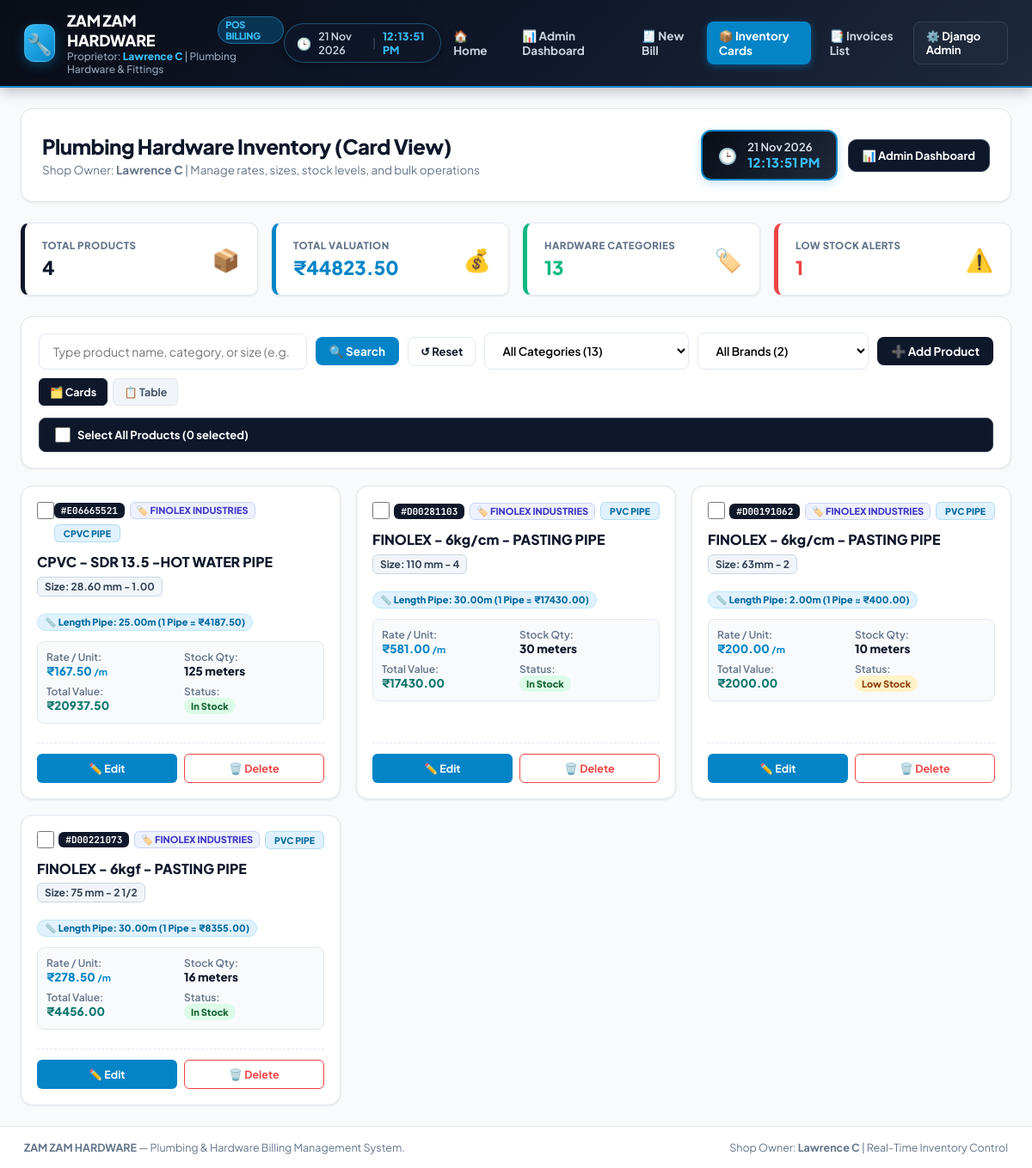
Screenshot of /inventory/ with the database file from the repository.
### law/models.py (models this page shows, shortened)
class Product(models.Model):
    UNIT_CHOICES = [
        ('PIECE', 'Piece / Unit (Nos)'),
        ('METER', 'Meter (m) / Length Pipe'),
    ]
    category = models.ForeignKey(
        Category,
        on_delete=models.CASCADE,
        related_name='products',
        help_text="Select product category"
    )
    brand = models.ForeignKey(
        Brand,
        on_delete=models.SET_NULL,
        null=True,
        blank=True,
        related_name='products',
        help_text="Select product brand (e.g., Finolex, Ashirvad, Astral, Supreme)"
    )
    product_code = models.CharField(
        max_length=50,
        blank=True,
        default='',
        verbose_name="Item ID / Code No",
        help_text="Unique Product/Item ID No (e.g. P-101, PIPE-25M, D00281103)"
    )
    name = models.CharField(max_length=200, help_text="Product name (e.g., CPVC Brass Elbow, Brass Ball Valve, PVC Pasting Pipe)")
    unit = models.CharField(
        max_length=20,
        choices=UNIT_CHOICES,
        default='PIECE',
        verbose_name="Pricing Unit",
        help_text="Piece / Unit or Length by Meter"
    )
    pipe_length = models.DecimalField(
        max_digits=8,
        decimal_places=2,
        default=6.00,
        blank=True,
        null=True,
        verbose_name="Standard Pipe Length (Meters)",
        help_text="Standard length per pipe piece in meters (e.g., 6.0m, 3.0m)"
    )
    size = models.CharField(
        max_length=80,
        help_text="Size or dimension (e.g., 1/2\", 3/4\", 1\", 25mm, 110mm, 100m, Standard)"
    )
    rate = models.DecimalField(
        max_digits=10,
        decimal_places=2,
        default=0.00,
        help_text="Rate / Unit price or 1 Meter price in ₹ (e.g. 150.00, 581.00)"
    )
    quantity = models.PositiveIntegerField(
        default=0,
        help_text="Stock quantity available in store (Pieces or Total Meters)"
    )
    created_at = models.DateTimeField(auto_now_add=True)
    updated_at = models.DateTimeField(auto_now=True)
    class Meta:
        verbose_name = "Product"
        verbose_name_plural = "Products"
        ordering = ['category', 'name', 'size']
    @property
    def display_code(self):
        if self.product_code and self.product_code.strip():
            return self.product_code.strip()
        return f"P-{self.id:04d}" if self.id else "P-NEW"
    @property
    def full_pipe_price(self):
        if self.unit == 'METER' and self.pipe_length and self.pipe_length > 0:
            return round(float(self.rate) * float(self.pipe_length), 2)
        return float(self.rate)
    @property
    def total(self):
        if self.rate is None or self.quantity is None:
            return 0.00
        return round(float(self.rate) * float(self.quantity), 2)

class Brand(models.Model):
    name = models.CharField(max_length=120, unique=True, help_text="Brand name (e.g., Finolex, Ashirvad, Astral, Supreme)")
    description = models.TextField(blank=True, null=True, help_text="Brief description or brand details")
    created_at = models.DateTimeField(auto_now_add=True)
    class Meta:
        verbose_name = "Brand"
        verbose_name_plural = "Brands"
        ordering = ['name']

class Category(models.Model):
    name = models.CharField(max_length=120, unique=True, help_text="Category name (e.g., PVC Pipes, Brass Fittings)")
    description = models.TextField(blank=True, null=True, help_text="Brief description of the category")
    created_at = models.DateTimeField(auto_now_add=True)
    class Meta:
        verbose_name = "Category"
        verbose_name_plural = "Categories"
        ordering = ['name']

### law/views.py (the view)
# urls.py: path('inventory/', views.inventory_view, name='inventory'),
def inventory_view(request):
    categories = Category.objects.all()
    brands = Brand.objects.all()
    products = Product.objects.select_related('category', 'brand').all()
    total_inventory_value = sum(p.total for p in products)
    low_stock_count = products.filter(quantity__lte=10).count()
    context = {
        'shop_name': "ZAM ZAM HARDWARE",
        'shop_owner': "Lawrence C",
        'categories': categories,
        'brands': brands,
        'products': products,
        'total_inventory_value': total_inventory_value,
        'total_items_count': products.count(),
        'low_stock_count': low_stock_count,
    }
    return render(request, 'law/inventory.html', context)

### law/templates/law/inventory.html (shortened to what this page needs)
{% extends 'law/base.html' %}
{% block content %}
<div class="inv-header-card">
    <div class="header-left">
        <h1>Plumbing Hardware Inventory (Card View)</h1>
        <p>Shop Owner: <strong>{{ shop_owner }}</strong> | Manage rates, sizes, stock levels, and bulk operations</p>
    </div>
    <div style="display: flex; align-items: center; gap: 12px; flex-wrap: wrap;">
        <div class="page-live-clock">
            <span style="font-size: 18px;">🕒</span>
            <div>
                <div id="pageClockDate" class="page-clock-date">-- --- ----</div>
                <div id="pageClockTime" class="page-clock-time">--:--:-- --</div>
            </div>
        </div>
        <a href="{% url 'admindashboard' %}" class="btn-black" style="text-decoration: none; padding: 10px 16px; border-radius: 10px; font-size: 13px; font-weight: 700; display: inline-flex; align-items: center; gap: 6px; border: 1.5px solid #334155;">
            📊 Admin Dashboard
        </a>
    </div>
</div>
<div class="stats-container">
    <div class="stat-box box-black">
        <div>
            <div class="stat-box-title">Total Products</div>
            <div class="stat-box-value" id="statProductCount">{{ total_items_count }}</div>
        </div>
        <span style="font-size: 26px;">📦</span>
    </div>
    <div class="stat-box box-blue">
        <div>
            <div class="stat-box-title">Total Valuation</div>
            <div class="stat-box-value" style="color: #0284c7;">₹{{ total_inventory_value|floatformat:2 }}</div>
        </div>
        <span style="font-size: 26px;">💰</span>
    </div>
    <div class="stat-box box-green">
        <div>
            <div class="stat-box-title">Hardware Categories</div>
            <div class="stat-box-value" style="color: #10b981;">{{ categories|length }}</div>
        </div>
        <span style="font-size: 26px;">🏷️</span>
    </div>
    <div class="stat-box box-red">
        <div>
            <div class="stat-box-title">Low Stock Alerts</div>
            <div class="stat-box-value" style="color: #ef4444;" id="statLowStock">{{ low_stock_count }}</div>
        </div>
        <span style="font-size: 26px;">⚠️</span>
    </div>
</div>
<div class="controls-card">
    <div class="search-row">
        <div class="search-input-wrap">
            <input type="text" id="inventorySearch" class="search-input-field"
                   placeholder="Type product name, category, or size (e.g. PVC, elbow, 1/2, brass)..."
                   onkeyup="handleSearchKey(event)">
        </div>
        <button class="btn-blue" onclick="executeSearch()">
            🔍 Search
        </button>
        <button class="btn-white" onclick="resetSearch()">
            ↺ Reset
        </button>
        <select id="categoryFilter" class="select-dropdown" onchange="executeSearch()">
            <option value="ALL">All Categories ({{ categories|length }})</option>
        </select>
        <select id="brandFilter" class="select-dropdown" onchange="executeSearch()">
            <option value="ALL">All Brands ({{ brands|length }})</option>
        </select>
        <button class="btn-black" onclick="openAddModal()" style="margin-left: auto;">
            ➕ Add Product
        </button>
        <div class="view-switcher">
            <button class="btn-view active" id="btnViewCards" onclick="switchView('cards')">🗂️ Cards</button>
            <button class="btn-view" id="btnViewTable" onclick="switchView('table')">📋 Table</button>
        </div>
    </div>
    <div class="bulk-toolbar">
        <label class="select-all-label">
            <input type="checkbox" id="selectAllCheckbox" class="custom-check" onchange="toggleSelectAll(this)">
            <span>Select All Products (<span id="selectedCountDisplay">0</span> selected)</span>
        </label>
    </div>
</div>
<div class="products-card-grid" id="cardContainer">
    {% for p in products %}
    <div class="inv-card" id="card-{{ p.id }}"
         data-id="{{ p.id }}"
         data-product-code="{{ p.product_code|default:'' }}"
         data-display-code="{{ p.display_code }}"
         data-unit="{{ p.unit }}"
         data-name="{{ p.name }}"
         data-brand="{{ p.brand.name|default:'' }}"
         data-brand-id="{{ p.brand.id|default:'' }}"
         data-pipe-length="{{ p.pipe_length|default:6.00 }}"
         data-category="{{ p.category.name }}"
         data-category-id="{{ p.category.id }}"
         data-size="{{ p.size }}"
         data-rate="{{ p.rate }}"
         data-quantity="{{ p.quantity }}"
         data-total="{{ p.total }}">
        <div>
            <div class="card-top">
                <input type="checkbox" class="card-checkbox item-select" value="{{ p.id }}" onchange="handleItemCheckboxChange(this, 'card-{{ p.id }}')">
                <div style="display: flex; gap: 6px; align-items: center; flex-wrap: wrap;">
                    <span style="font-family: 'JetBrains Mono', monospace; font-size: 11px; background: #0f172a; color: #ffffff; padding: 2px 8px; border-radius: 6px; font-weight: 700;">#{{ p.display_code }}</span>
                    {% if p.brand %}
                    <span style="background: #eef2ff; color: #4338ca; border: 1px solid #c7d2fe; font-size: 11px; font-weight: 800; padding: 2px 7px; border-radius: 6px;">🏷️ {{ p.brand.name }}</span>
                    {% endif %}
                    <span class="card-category-badge">{{ p.category.name }}</span>
                </div>
            </div>
            <div class="card-title">{{ p.name }}</div>
            <div style="display: flex; gap: 6px; align-items: center; margin-bottom: 12px; flex-wrap: wrap;">
                <span class="card-size-badge">Size: {{ p.size }}</span>
                {% if p.unit == 'METER' %}
                <span style="font-size: 11px; font-weight: 800; background: #e0f2fe; color: #0369a1; padding: 2px 8px; border-radius: 999px; border: 1px solid #bae6fd;">📏 Length Pipe: {{ p.pipe_length|default:6.00 }}m (1 Pipe = ₹{{ p.full_pipe_price|floatformat:2 }})</span>
                {% else %}
                <span style="font-size: 11px; font-weight: 700; background: #f1f5f9; color: #475569; padding: 2px 8px; border-radius: 999px;">📦 Piece / Unit</span>
                {% endif %}
            </div>
            <div class="card-stats-grid">
                <div>
                    <span class="card-stat-label">Rate / Unit:</span>
                    <div class="card-stat-val rate-highlight">
                        ₹{{ p.rate|floatformat:2 }}
                        {% if p.unit == 'METER' %}
                        <small style="font-size: 11px; color: #0284c7; font-weight: 700;">/m</small>
                        {% else %}
                        <small style="font-size: 11px; color: #64748b;">/pc</small>
                        {% endif %}
                    </div>
                </div>
                <div>
                    <span class="card-stat-label">Stock Qty:</span>
                    <div class="card-stat-val">{{ p.quantity }} {% if p.unit == 'METER' %}meters{% else %}units{% endif %}</div>
                </div>
                <div>
                    <span class="card-stat-label">Total Value:</span>
                    <div class="card-stat-val total-highlight">₹{{ p.total|floatformat:2 }}</div>
                </div>
                <div>
                    <span class="card-stat-label">Status:</span>
                    <div>
                        {% if p.quantity == 0 %}
                        <span class="status-pill pill-red">Out of Stock</span>
                        {% elif p.quantity <= 10 %}
                        <span class="status-pill pill-yellow">Low Stock</span>
                        {% else %}
                        <span class="status-pill pill-green">In Stock</span>
                        {% endif %}
                    </div>
                </div>
            </div>
        </div>
        <div class="card-actions">
            <button type="button" class="btn-card-edit" onclick="editProductFromElement(this)">
                ✏️ Edit
            </button>
            <button type="button" class="btn-card-del" onclick="deleteProductFromElement(this)">
                🗑️ Delete
            </button>
        </div>
    </div>
    {% empty %}
    <div style="grid-column: 1/-1; text-align: center; padding: 50px; color: #94a3b8; background: white; border-radius: 12px;">
        No products available. Click <strong>+ Add Product</strong> to add plumbing hardware items.
    </div>
    {% endfor %}
</div>
{% endblock %}

### law/templates/law/base.html (style rules this page uses)
:root { --color-white: #ffffff; --color-black: #0f172a; --color-black-card: #1e293b; --color-blue: #0284c7; --color-blue-dark: #0369a1; --color-blue-light: #e0f2fe; --color-red: #ef4444; --color-red-dark: #dc2626; --color-red-light: #fee2e2; --color-gray-bg: #f8fafc; --color-gray-border: #e2e8f0; --color-gray-text: #64748b; --shadow-sm: 0 1px 3px rgba(0, 0, 0, 0.08); --shadow-md: 0 4px 10px rgba(0, 0, 0, 0.1); --shadow-lg: 0 12px 24px -4px rgba(0, 0, 0, 0.15); --radius-md: 10px; --radius-lg: 14px; }
* { box-sizing: border-box; margin: 0; padding: 0; font-family: 'Plus Jakarta Sans', sans-serif; }
body { background-color: var(--color-gray-bg); color: var(--color-black); min-height: 100vh; display: flex; flex-direction: column; }
.btn-blue { background: var(--color-blue); color: var(--color-white); border: none; padding: 8px 16px; border-radius: 8px; font-weight: 700; font-size: 13.5px; cursor: pointer; display: inline-flex; align-items: center; gap: 6px; transition: all 0.15s; }
.btn-black { background: var(--color-black); color: var(--color-white); border: none; padding: 8px 16px; border-radius: 8px; font-weight: 700; font-size: 13.5px; cursor: pointer; display: inline-flex; align-items: center; gap: 6px; transition: all 0.15s; }
.btn-white { background: var(--color-white); color: var(--color-black); border: 1.5px solid var(--color-gray-border); padding: 8px 14px; border-radius: 8px; font-weight: 700; font-size: 13px; cursor: pointer; display: inline-flex; align-items: center; gap: 6px; transition: all 0.15s; }

### rows the page displays
Product: display_code "E06665521", brand.name "FINOLEX INDUSTRIES", category.name "CPVC PIPE", name "CPVC - SDR 13.5 -HOT WATER PIPE", size "28.60 mm - 1.00", pipe_length "25.00", full_pipe_price "4187.50", rate "167.50", shows "/m", quantity "125", shows "meters", total "20937.50", shows "In Stock"
Product: display_code "D00281103", brand.name "FINOLEX INDUSTRIES", category.name "PVC PIPE", name "FINOLEX - 6kg/cm - PASTING PIPE", size "110 mm - 4", pipe_length "30.00", full_pipe_price "17430.00", rate "581.00", shows "/m", quantity "30", shows "meters", total "17430.00", shows "In Stock"
Product: display_code "D00191062", brand.name "FINOLEX INDUSTRIES", category.name "PVC PIPE", name "FINOLEX - 6kg/cm - PASTING PIPE", size "63mm - 2", pipe_length "2.00", full_pipe_price "400.00", rate "200.00", shows "/m", quantity "10", shows "meters", total "2000.00", shows "Low Stock"
Product: display_code "D00221073", brand.name "FINOLEX INDUSTRIES", category.name "PVC PIPE", name "FINOLEX - 6kgf - PASTING PIPE", size "75 mm - 2 1/2", pipe_length "30.00", full_pipe_price "8355.00", rate "278.50", shows "/m", quantity "16", shows "meters", total "4456.00", shows "In Stock"

### other values shown
{{ shop_name|default:"ZAM ZAM HARDWARE" }} "ZAM ZAM HARDWARE"
{{ shop_owner|default:"Lawrence C" }} "Lawrence C"
{{ shop_owner }} "Lawrence C"
{{ total_items_count }} "4"
{{ total_inventory_value|floatformat:2 }} "44823.50"
{{ categories|length }} "13"
{{ low_stock_count }} "1"
{{ shop_name }} "ZAM ZAM HARDWARE"
